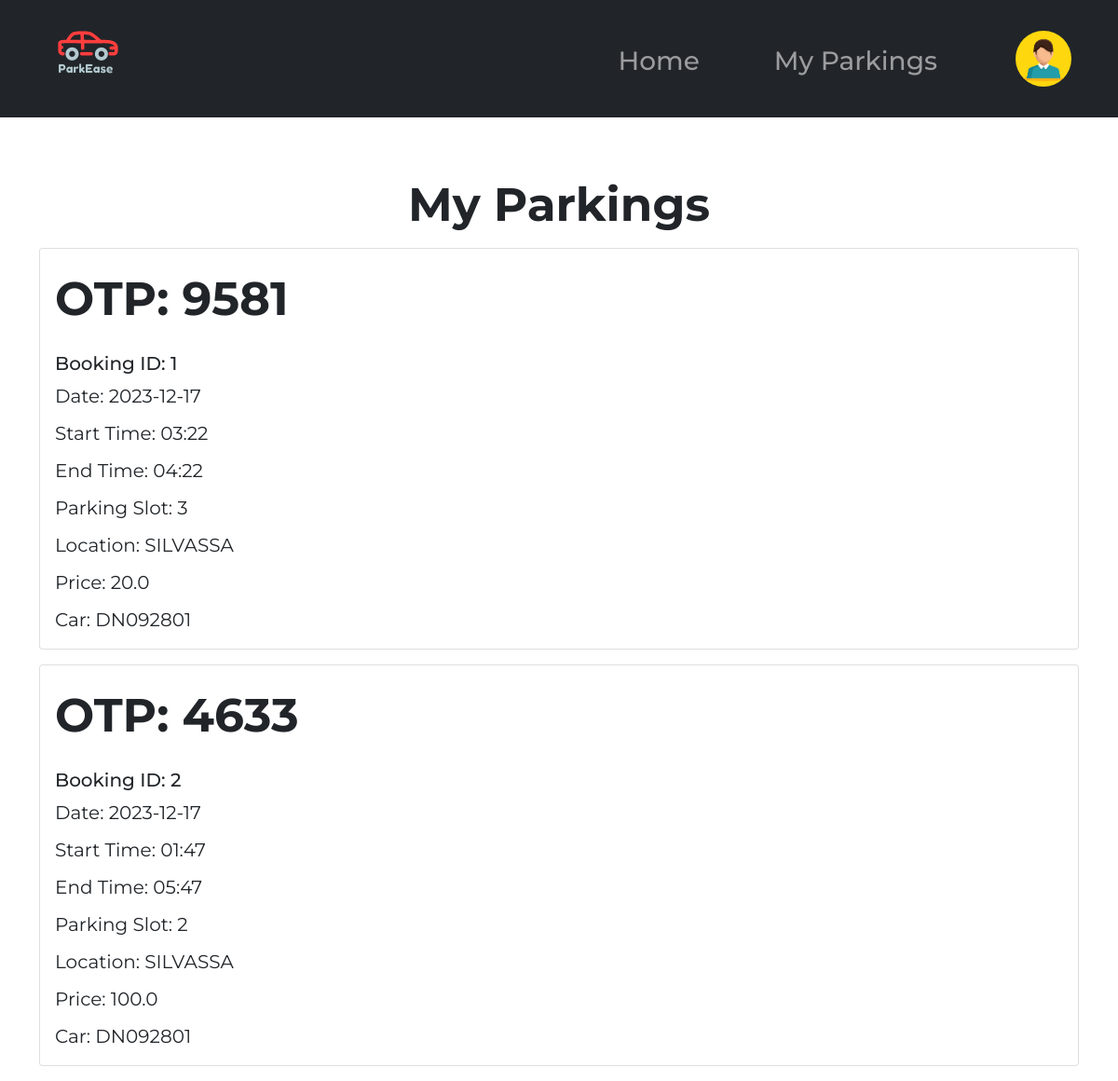
Screenshot of /parkings (signed in) with the database file from the repository.
### tables this page shows
CREATE TABLE parkings (
    id INTEGER PRIMARY KEY AUTOINCREMENT,
    user_id INTEGER,
    date DATE NOT NULL,
    start_time TIME NOT NULL,
    end_time TIME NOT NULL,
    parking_slot TEXT NOT NULL,
    location TEXT NOT NULL,
    price REAL NOT NULL,
    car_license_no TEXT NOT NULL,
    parking_id INT NOT NULL,
    FOREIGN KEY (user_id) REFERENCES users(id)
);

### main.py (the view)
@app.route('/parkings', methods=["GET"])
@login_required
def parkings():
    id = session["user_id"]
    if request.method == "GET":
        parkings = get_user_parkings(id)
        print(parkings)
        return render_template("myparkings.html",parkings=parkings)

### database.py (called while the page is built)
def get_user_parkings(user_id):
    try:
        conn = sqlite3.connect('my_database.db')
        cursor = conn.cursor()
        cursor.execute("""
            SELECT * FROM parkings WHERE user_id = ?
        """, (user_id,))
        bookings = cursor.fetchall()
        conn.close()
        return bookings
    except Exception as e:
        print(f"Error getting user bookings: {str(e)}")
        return None

### helpers.py (called while the page is built)
def login_required(f):
    @wraps(f)
    def decorated_function(*args, **kwargs):
        if session.get("user_id") is None:
            return redirect("/login")
        return f(*args, **kwargs)
    return decorated_function

### main.py (called while the page is built)
@app.after_request
def after_request(response):
    response.headers["Cache-Control"] = "no-cache, no-store, must-revalidate"
    response.headers["Expires"] = 0
    response.headers["Pragma"] = "no-cache"
    return response

@app.after_request
def after_request(response):
    response.headers["Cache-Control"] = "no-cache, no-store, must-revalidate"
    response.headers["Expires"] = 0
    response.headers["Pragma"] = "no-cache"
    return response

### templates/myparkings.html (shortened to what this page needs)
{% extends "base.html" %} {% block content %}
<div class="container mt-5">
    <div class="main-text-box d-grid mt-3">
        <h1 class="text-center my-3 otp-section">My Parkings</h1></div>
    <div class="card-deck">
        {% for parking in parkings %}
        <div class="card  align-center  mb-3">
            <div class="card-body parking">
                <div class="otp-section">OTP: {{ parking[9] }}</div>
                <h5 class="card-title">Booking ID: {{ parking[0] }}</h5>
                <p class="card-text">Date: {{ parking[2] }}</p>
                <p class="card-text">Start Time: {{ parking[3] }}</p>
                <p class="card-text">End Time: {{ parking[4] }}</p>
                <p class="card-text">Parking Slot: {{ parking[5] }}</p>
                <p class="card-text">Location: {{ parking[6] }}</p>
                <p class="card-text">Price: {{ parking[7] }}</p>
                <p class="card-text">Car: {{ parking[8] }}</p>
            </div>
            </div>
        </div>
        {% endfor %}
{% endblock %}

### templates/base.html (shortened to what this page needs)
<!DOCTYPE html>
<html lang="en">
  <head>
    <link
      href="https://cdn.jsdelivr.net/npm/bootstrap@5.1.3/dist/css/bootstrap.min.css"
      rel="stylesheet"
    />
    <link rel="stylesheet" href="../static/css/style.css" />
  </head>
  <body>
    {% if admin %}
   <div id="wrapper" >
      <div id="sidebar-wrapper">
         <ul class="sidebar-nav nav-pills nav-stacked" id="menu" class="mt-5">
          <li class="nav-item m-5 profile">
            <a  href="/admin/profile"
              ><img
                src="../static/images/6769264_60111.jpg"
                style="height: 60px"
                alt=""
                class="img-fluid"
            /></a>
          </li>
            <li class="m-3">
               <a href="/admin"><span class="fa-stack fa-lg pull-left"><i class="fa fa-dashboard fa-stack-1x "></i></span> Dashboard</a>
            </li>
            <li class="m-3">
               <a href="/admin/reserved"><span class="fa-stack fa-lg pull-left"><i class="fa fa-flag fa-stack-1x "></i></span>Reserved Parking</a>
            </li>
            <li class="m-3">
               <a href="/admin/view_parking"><span class="fa-stack fa-lg pull-left"><i class="fa fa-cloud-download fa-stack-1x "></i></span>View Parking</a>
            </li>
            <li class="m-3">
               <a href="/admin/pricing"> <span class="fa-stack fa-lg pull-left"><i class="fa fa-cart-plus fa-stack-1x "></i></span>Pricing</a>
            </li>
            <li class="m-3">
               <a href="/admin/history"><span class="fa-stack fa-lg pull-left"><i class="fa fa-youtube-play fa-stack-1x "></i></span>History</a>
            </li>
            <li class="m-3">
              <a href="/"><span class="fa-stack fa-lg pull-left"><i class="fa fa-youtube-play fa-stack-1x "></i></span>Back Home</a>
           </li>
         </ul>
      </div>
      {% else %}
    <nav class="navbar navbar-expand-lg navbar-dark bg-dark">
      <div class="container">
        <a class="navbar-brand" href="/home">
          <img
            src="../static/images/1319fa34300d46f2adb1678328ca3fc6-removebg-preview.png"
            alt=""
            class="img-fluid"
          />
        </a>
        <div class="collapse navbar-collapse" id="navbarNav">
          {% if session.user_id %}
          <ul class="navbar-nav profile-item ms-auto">
            <li class="nav-item mt-3 px-3"><a class="nav-link" href="/home"><h3>Home</h3></a></li>
            <li class="nav-item mt-3 px-5"><a class="nav-link" href="/parkings"><h3>My Parkings</h3></a></li>
            <li class="nav-item profile">
              <a class="nav-link" href="/profile"
                ><img
                  src="../static/images/6769264_60111.jpg"
                  style="height: 60px"
                  alt=""
                  class="img-fluid"
              /></a>
            </li>
          </ul>
          {% endif %}
        </div>
      </div>
    </nav>
{% endif %}
    {% block content %} {% endblock %}
  </body>
</html>

### static/css/style.css (style rules this page uses)
* { margin: 0; padding: 0; -webkit-box-sizing: border-box; box-sizing: border-box; font-family: "Montserrat", sans-serif; }
nav { background-color: #000; }
nav .navbar-brand img { height: 100px; border-radius: 50%; }
nav .nav-item { padding-left: 20px; }
.profile .img-fluid { border-radius: 50%; margin: auto; height: 100px; }
.profile-item img { height: 80px; }
.parking p { font-size: 20px; }
.otp-section { font-size: 50px; font-weight: bold; margin-bottom: 20px; }
.card-text { margin-bottom: 10px; }

### rows the page displays
parkings: parking "9581", id "1", date "2023-12-17", start_time "03:22", end_time "04:22", parking_slot "3", location "SILVASSA", price "20.0", car_license_no "DN092801"
parkings: parking "4633", id "2", date "2023-12-17", start_time "01:47", end_time "05:47", parking_slot "2", location "SILVASSA", price "100.0", car_license_no "DN092801"
